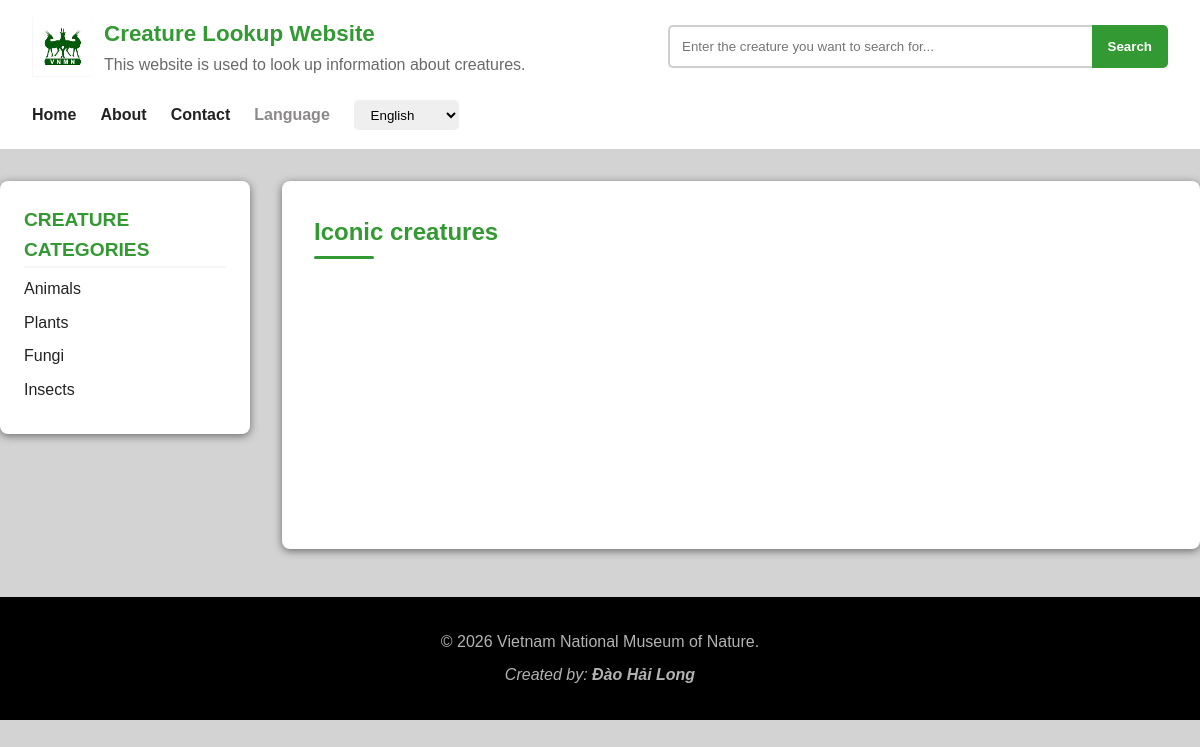
Before: /en with the older database file.
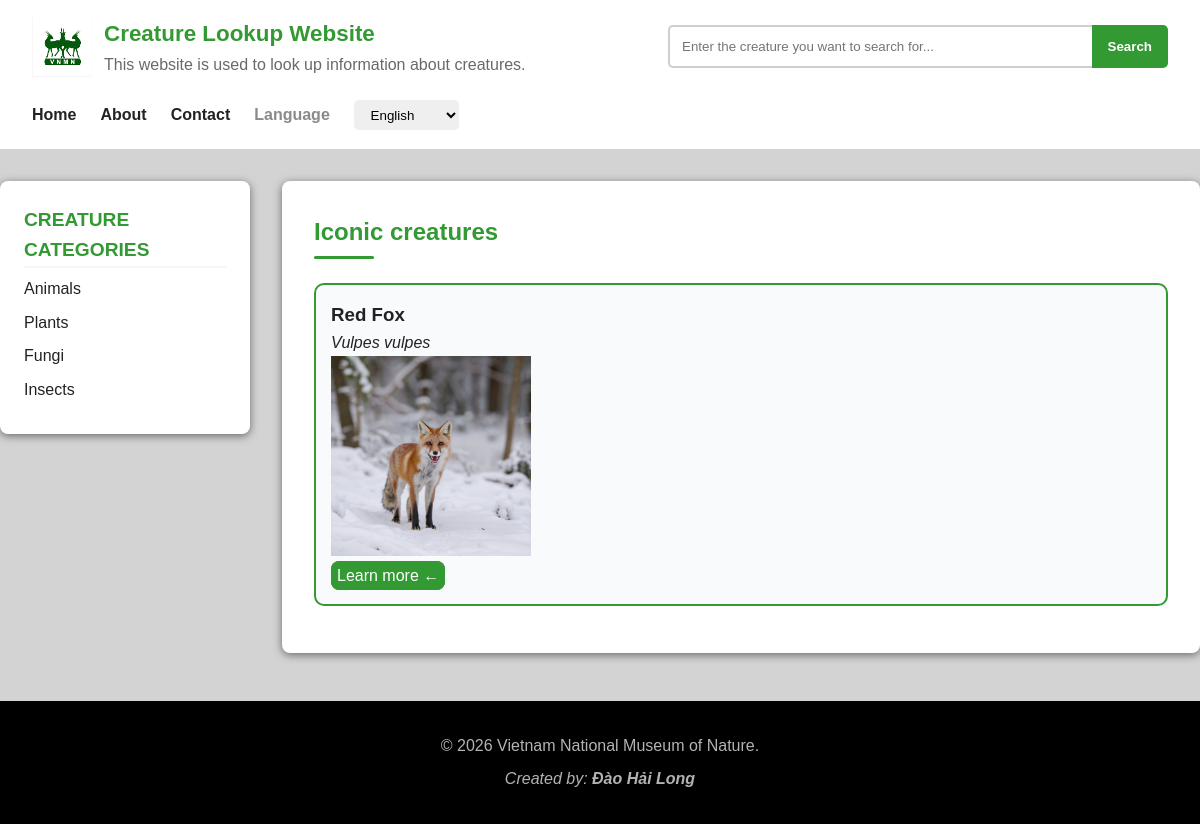
After: the same page with the newer database file.
### tables this page shows
CREATE TABLE images (
    id INTEGER PRIMARY KEY AUTOINCREMENT,
    creature_id INTEGER NOT NULL,
    photo TEXT NOT NULL,
    author VARCHAR(255) NOT NULL,
    license VARCHAR(255) NOT NULL,
    source VARCHAR(255) NOT NULL,
    alt_text TEXT NOT NULL,
    alt_text_en TEXT NOT NULL,

    FOREIGN KEY (creature_id) REFERENCES creatures(id)
);

CREATE TABLE translations (
id INTEGER PRIMARY KEY AUTOINCREMENT,
creature_id INTEGER NOT NULL,
language VARCHAR(2) NOT NULL,
species VARCHAR(255) NOT NULL,
quick_summary TEXT NOT NULL,

FOREIGN KEY (creature_id) REFERENCES creatures(id),
UNIQUE (creature_id, language)
);

CREATE TABLE creatures (
    id INTEGER PRIMARY KEY AUTOINCREMENT,
    category VARCHAR(50) NOT NULL,
    era VARCHAR(50) NOT NULL,
    scientific_name VARCHAR(255) NOT NULL UNIQUE,
    taxonomic_domain VARCHAR(255) NOT NULL,
    taxonomic_kingdom VARCHAR(255) NOT NULL,
    taxonomic_phylum VARCHAR(255) NOT NULL,
    taxonomic_class VARCHAR(255) NOT NULL,
    taxonomic_order VARCHAR(255) NOT NULL,
    taxonomic_family VARCHAR(255) NOT NULL,
    taxonomic_genus VARCHAR(255) NOT NULL
);

### app.py (the view)
@app.route("/en")
def index_en():
    db = get_db()
    creatures = db.execute("""SELECT creatures.id, translations.species, creatures.scientific_name, images.photo, images.alt_text
                                FROM creatures
                                JOIN translations ON translations.creature_id = creatures.id
                                JOIN images ON images.creature_id = creatures.id
                                WHERE translations.language = 'en'
                                ORDER BY RANDOM() LIMIT 10""").fetchall()
    return render_template("en/index-en.html", creatures=creatures, language="en")

### app.py (called while the page is built)
def get_db():
    db = getattr(g, "_database", None)
    if db == None:
        db = g._database = sqlite3.connect("animals.db")
        db.row_factory = sqlite3.Row
    return db

@app.teardown_appcontext
def close_connection(exception):
    db = getattr(g, "_database", None)
    if db != None:
        db.close()

### templates/en/index-en.html (shortened to what this page needs)
{% extends 'en/layout2.html' %}
{% block main %}
    <section class="main-content">
        <h2>Iconic creatures</h2>
        {% for creature in creatures %}
            <div class="animals">
                <h3>{{ creature["species"] }}</h3>
                <p><i>{{ creature["scientific_name"] }}</i></p>
                <img src="{{ url_for('static', filename=creature['photo']) }}" alt="{{ creature['alt_text_en'] }}" /><br />
                <a href="{{ url_for('creature_info_en', creature_id=creature['id']) }}">Learn more ←</a>
            </div>
        {% endfor %}
    </section>
{% endblock %}

Changed rows visible on the page:
added images: species "Red Fox", scientific_name "Vulpes vulpes", photo (picture)
